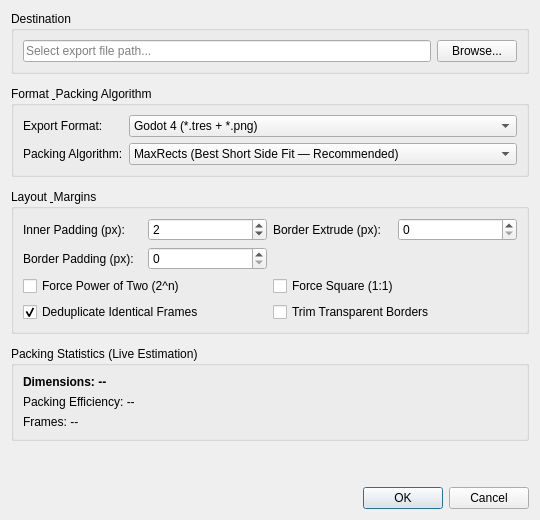
<?xml version="1.0" encoding="UTF-8"?>
<ui version="4.0">
 <class>ExportDialog</class>
 <widget class="QDialog" name="ExportDialog">
  <property name="geometry">
   <rect>
    <x>0</x>
    <y>0</y>
    <width>540</width>
    <height>520</height>
   </rect>
  </property>
  <property name="windowTitle">
   <string>Export Atlas &amp; Animations</string>
  </property>
  <layout class="QVBoxLayout" name="verticalLayout">
   <property name="spacing">
    <number>12</number>
   </property>
   <item>
    <widget class="QGroupBox" name="grpDestination">
     <property name="title">
      <string>Destination</string>
     </property>
     <layout class="QHBoxLayout" name="horizontalLayoutDest">
      <item>
       <widget class="QLineEdit" name="txtFilePath">
        <property name="placeholderText">
         <string>Select export file path...</string>
        </property>
       </widget>
      </item>
      <item>
       <widget class="QPushButton" name="btnBrowse">
        <property name="text">
         <string>Browse...</string>
        </property>
       </widget>
      </item>
     </layout>
    </widget>
   </item>
   <item>
    <widget class="QGroupBox" name="grpFormat">
     <property name="title">
      <string>Format &amp; Packing Algorithm</string>
     </property>
     <layout class="QFormLayout" name="formLayoutFormat">
      <property name="fieldGrowthPolicy">
       <enum>QFormLayout::AllNonFixedFieldsGrow</enum>
      </property>
      <item row="0" column="0">
       <widget class="QLabel" name="lblFormat">
        <property name="text">
         <string>Export Format:</string>
        </property>
       </widget>
      </item>
      <item row="0" column="1">
       <widget class="QComboBox" name="comboFormat">
        <item>
         <property name="text">
          <string>Godot 4 (*.tres + *.png)</string>
         </property>
        </item>
        <item>
         <property name="text">
          <string>TexturePacker JSON (*.json + *.png)</string>
         </property>
        </item>
        <item>
         <property name="text">
          <string>Aseprite JSON (*.json + *.png)</string>
         </property>
        </item>
       </widget>
      </item>
      <item row="1" column="0">
       <widget class="QLabel" name="lblAlgorithm">
        <property name="text">
         <string>Packing Algorithm:</string>
        </property>
       </widget>
      </item>
      <item row="1" column="1">
       <widget class="QComboBox" name="comboAlgorithm">
        <item>
         <property name="text">
          <string>MaxRects (Best Short Side Fit — Recommended)</string>
         </property>
        </item>
        <item>
         <property name="text">
          <string>MaxRects (Best Area Fit)</string>
         </property>
        </item>
        <item>
         <property name="text">
          <string>MaxRects (Best Long Side Fit)</string>
         </property>
        </item>
        <item>
         <property name="text">
          <string>MaxRects (Bottom Left)</string>
         </property>
        </item>
        <item>
         <property name="text">
          <string>Power of Two (Row Shelf)</string>
         </property>
        </item>
        <item>
         <property name="text">
          <string>Row / Shelf</string>
         </property>
        </item>
        <item>
         <property name="text">
          <string>Uniform Grid</string>
         </property>
        </item>
       </widget>
      </item>
     </layout>
    </widget>
   </item>
   <item>
    <widget class="QGroupBox" name="grpGeometry">
     <property name="title">
      <string>Layout &amp; Margins</string>
     </property>
     <layout class="QGridLayout" name="gridLayoutGeometry">
      <item row="0" column="0">
       <widget class="QLabel" name="lblPadding">
        <property name="text">
         <string>Inner Padding (px):</string>
        </property>
       </widget>
      </item>
      <item row="0" column="1">
       <widget class="QSpinBox" name="spinPadding">
        <property name="minimum">
         <number>0</number>
        </property>
        <property name="maximum">
         <number>32</number>
        </property>
        <property name="value">
         <number>2</number>
        </property>
       </widget>
      </item>
      <item row="0" column="2">
       <widget class="QLabel" name="lblExtrude">
        <property name="text">
         <string>Border Extrude (px):</string>
        </property>
       </widget>
      </item>
      <item row="0" column="3">
       <widget class="QSpinBox" name="spinExtrude">
        <property name="minimum">
         <number>0</number>
        </property>
        <property name="maximum">
         <number>4</number>
        </property>
        <property name="value">
         <number>0</number>
        </property>
       </widget>
      </item>
      <item row="1" column="0">
       <widget class="QLabel" name="lblBorderPadding">
        <property name="text">
         <string>Border Padding (px):</string>
        </property>
       </widget>
      </item>
      <item row="1" column="1">
       <widget class="QSpinBox" name="spinBorderPadding">
        <property name="minimum">
         <number>0</number>
        </property>
        <property name="maximum">
         <number>32</number>
        </property>
        <property name="value">
         <number>0</number>
        </property>
       </widget>
      </item>
      <item row="2" column="0" colspan="2">
       <widget class="QCheckBox" name="chkPowerOfTwo">
        <property name="text">
         <string>Force Power of Two (2^n)</string>
        </property>
        <property name="toolTip">
         <string>Ensures atlas dimensions are powers of 2 for GPU hardware compatibility</string>
        </property>
       </widget>
      </item>
      <item row="2" column="2" colspan="2">
       <widget class="QCheckBox" name="chkForceSquare">
        <property name="text">
         <string>Force Square (1:1)</string>
        </property>
       </widget>
      </item>
      <item row="3" column="0" colspan="2">
       <widget class="QCheckBox" name="chkDeduplicate">
        <property name="text">
         <string>Deduplicate Identical Frames</string>
        </property>
        <property name="toolTip">
         <string>Identical frames share texture space in the atlas while preserving animation sequences</string>
        </property>
        <property name="checked">
         <bool>true</bool>
        </property>
       </widget>
      </item>
      <item row="3" column="2" colspan="2">
       <widget class="QCheckBox" name="chkTrim">
        <property name="text">
         <string>Trim Transparent Borders</string>
        </property>
       </widget>
      </item>
     </layout>
    </widget>
   </item>
   <item>
    <widget class="QGroupBox" name="grpStats">
     <property name="title">
      <string>Packing Statistics (Live Estimation)</string>
     </property>
     <layout class="QVBoxLayout" name="verticalLayoutStats">
      <item>
       <widget class="QLabel" name="lblDimensions">
        <property name="text">
         <string>Dimensions: --</string>
        </property>
        <property name="font">
         <font>
          <bold>true</bold>
         </font>
        </property>
       </widget>
      </item>
      <item>
       <widget class="QLabel" name="lblEfficiency">
        <property name="text">
         <string>Packing Efficiency: --</string>
        </property>
       </widget>
      </item>
      <item>
       <widget class="QLabel" name="lblFrames">
        <property name="text">
         <string>Frames: --</string>
        </property>
       </widget>
      </item>
     </layout>
    </widget>
   </item>
   <item>
    <spacer name="verticalSpacer">
     <property name="orientation">
      <enum>Qt::Vertical</enum>
     </property>
     <property name="sizeHint" stdset="0">
      <size>
       <width>20</width>
       <height>10</height>
      </size>
     </property>
    </spacer>
   </item>
   <item>
    <widget class="QDialogButtonBox" name="buttonBox">
     <property name="orientation">
      <enum>Qt::Horizontal</enum>
     </property>
     <property name="standardButtons">
      <set>QDialogButtonBox::Cancel|QDialogButtonBox::Ok</set>
     </property>
    </widget>
   </item>
  </layout>
 </widget>
 <resources/>
 <connections>
  <connection>
   <sender>buttonBox</sender>
   <signal>accepted()</signal>
   <receiver>ExportDialog</receiver>
   <slot>accept()</slot>
   <hints>
    <hint type="sourcelabel">
     <x>248</x>
     <y>254</y>
    </hint>
    <hint type="destinationlabel">
     <x>157</x>
     <y>274</y>
    </hint>
   </hints>
  </connection>
  <connection>
   <sender>buttonBox</sender>
   <signal>rejected()</signal>
   <receiver>ExportDialog</receiver>
   <slot>reject()</slot>
   <hints>
    <hint type="sourcelabel">
     <x>316</x>
     <y>260</y>
    </hint>
    <hint type="destinationlabel">
     <x>286</x>
     <y>274</y>
    </hint>
   </hints>
  </connection>
 </connections>
</ui>
